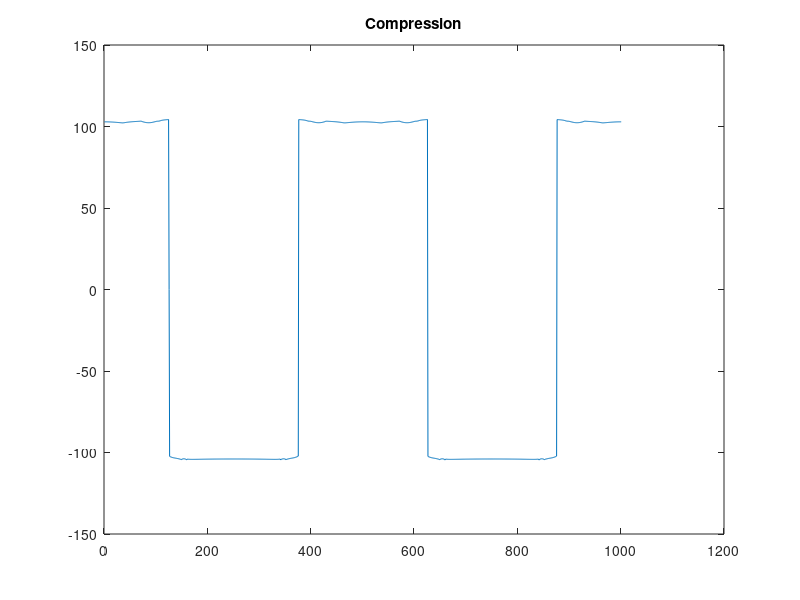
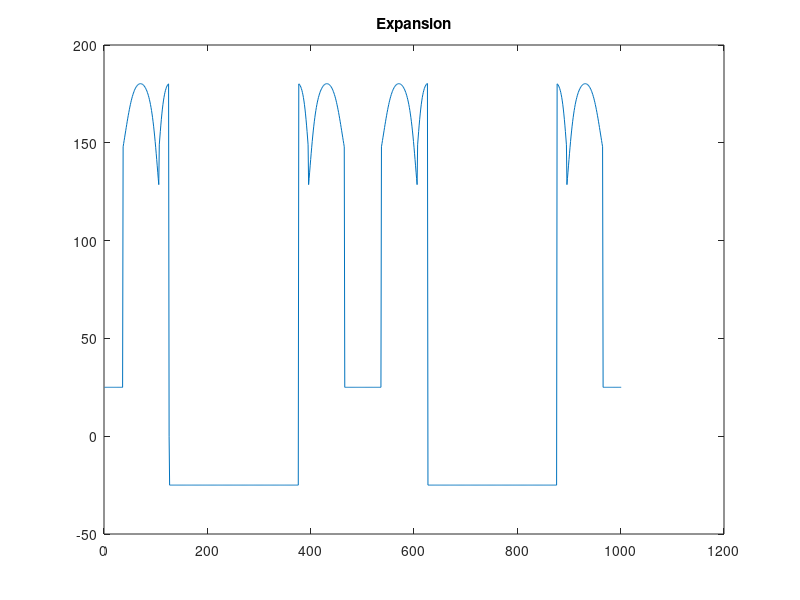

These charts were generated, in order, by the following MATLAB code:

clear all;
close all;
clc; 
t1=1.6*10^(-6);
T=20*10^(-6);
m=0.62;
Ap=12.5*(-(1-exp(-1333.333*(T-t1)))/(1-exp(-1333.33*t1-1333.33*(T-t1))));
Cp=12.5*(1+(exp(-1333.33*t1)*((exp(-1333.33*(T-t1))-1)/(1-exp(-1333.33*t1-1333.33*(T-t1))))));
An=12.5*((1-exp(-1333.33*(T-t1)))/(1-exp(-1333.33*t1-1333.33*(T-t1))));
Cn=12.5*((((1-exp(-1333.33*(T-t1)))*exp(-1333.33*t1))/(1-exp(-1333.33*t1-1333.33*(T-t1))))-1);
iav_p=-37.5*(Ap*exp(-1333.33*t1)-(Ap+Cp)+Cp*exp(-1333.33*(T-t1))-16666.625*t1);
iav_n=-37.5*(Ap*exp(-1333.33*t1)-(Ap+Cp)+Cp*exp(-1333.33*(T-t1))+16666.625*t1);
F_fk=1.2152;
% F_fk=1.8228;
% F_fk=2.4304;
% F_fk=3.038;
n=1;

for t=0:0.001:1
x(n)=9.25-9.25*cos(4*pi*t);
  if (x(n)>=0)&&(x(n)<0.9)
    R1(n)=sqrt((x(n)+5.2)^2+2.56);
    R2(n)=sqrt((x(n)-0.9)^2+2.56);
    R3(n)=sqrt((x(n)-7)^2+2.56);
    R4(n)=sqrt((x(n)-13.1)^2+2.56);
    alfa1(n)=acos(1.6/R1(n));
    alfa2(n)=acos(1.6/R2(n));
    alfa3(n)=acos(1.6/R3(n));
    alfa4(n)=acos(1.6/R4(n));
    g1(n)=inv(diag(diag((R1(n)')*(R1(n)))));
    g2(n)=inv(diag(diag((R2(n)')*(R2(n)))));
    g3(n)=inv(diag(diag((R3(n)')*(R3(n)))));
    g4(n)=inv(diag(diag((R4(n)')*(R4(n)))));
    B_total_1(n)=diag(2.4+((0.4*pi*iav_p)*g1(n)));
    B_total_2(n)=diag(2.4-((0.4*pi*iav_n)*g2(n)));
    B_total_3(n)=diag(2.4-((0.4*pi*iav_n)*g3(n)));
    B_total_4(n)=diag(2.4-((0.4*pi*iav_n)*g4(n)));
    k1(n)=diag(diag(B_total_1(n))/diag(B_total_2(n)));
    k3(n)=diag(diag(B_total_3(n))/diag(B_total_2(n)));
    k4(n)=diag(diag(B_total_4(n))/diag(B_total_2(n)));
    f1(n)=1*21.3376*iav_p*sin(alfa2(n))+k1(n)*21.3376*iav_p*sin(alfa1(n))+k3(n)*sin(alfa3(n))*21.3376*iav_p+k4(n)*sin(alfa4(n))*21.3376*iav_p-F_fk;
    delta_f1(n)=63.78-f1(n);
    ip1(n)=(delta_f1(n)+21.33*k1(n))/(21.33*k1(n));
    f1_new(n)=1*21.3376*iav_p*sin(alfa2(n))+k1(n)*21.3376*ip1(n)*sin(alfa1(n))+k3(n)*sin(alfa3(n))*21.3376*iav_p+k4(n)*sin(alfa4(n))*21.3376*iav_p-F_fk;
 
      elseif x(n)==0.9
    R1(n)=sqrt((x(n)+5.2)^2+2.56);
    R2(n)=sqrt((x(n)-0.9)^2+2.56);
    R3(n)=sqrt((x(n)-7)^2+2.56);
    R4(n)=sqrt((x(n)-13.1)^2+2.56);
    alfa1(n)=acos(1.6/R1(n));
    alfa2(n)=acos(1.6/R2(n));
    alfa3(n)=acos(1.6/R3(n));
    alfa4(n)=acos(1.6/R4(n));
    g1(n)=inv(diag(diag((R1(n)')*(R1(n)))));
    g2(n)=inv(diag(diag((R2(n)')*(R2(n)))));
    g3(n)=inv(diag(diag((R3(n)')*(R3(n)))));
    g4(n)=inv(diag(diag((R4(n)')*(R4(n)))));
    B_total_1(n)=diag(2.4+((0.4*pi*iav_p)*g1(n)));
    B_total_2(n)=2.4+eye(size((g2(n))));
    B_total_3(n)=diag(2.4-((0.4*pi*iav_n)*g3(n)));
    B_total_4(n)=diag(2.4-((0.4*pi*iav_n)*g4(n)));
    k1(n)=diag(diag(B_total_1(n))/diag(B_total_3(n)));
    k2(n)=diag(diag(B_total_2(n))/diag(B_total_3(n)));
    k4(n)=diag(diag(B_total_4(n))/diag(B_total_3(n)));
    f2(n)=1*21.3376*iav_p*sin(alfa3(n))+k1(n)*21.3376*iav_p*sin(alfa1(n))+k2(n)*sin(alfa2(n))*21.3376*iav_p+k4(n)*sin(alfa4(n))*21.3376*iav_p-F_fk;
  elseif (x(n)<=3.354)&&(x(n)>0.9)
    R1(n)=sqrt((x(n)+5.2)^2+2.56);
    R2(n)=sqrt((x(n)-0.9)^2+2.56);
    R3(n)=sqrt((x(n)-7)^2+2.56);
    R4(n)=sqrt((x(n)-13.1)^2+2.56);
    alfa1(n)=acos(1.6/R1(n));
    alfa2(n)=acos(1.6/R2(n));
    alfa3(n)=acos(1.6/R3(n));
    alfa4(n)=acos(1.6/R4(n));
    g1(n)=inv(diag(diag((R1(n)')*(R1(n)))));
    g2(n)=inv(diag(diag((R2(n)')*(R2(n)))));
    g3(n)=inv(diag(diag((R3(n)')*(R3(n)))));
    g4(n)=inv(diag(diag((R4(n)')*(R4(n)))));
    B_total_1(n)=diag(2.4+((0.4*pi*iav_p)*g1(n)));
    B_total_2(n)=diag(2.4+((0.4*pi*iav_p)*g2(n)));
    B_total_3(n)=diag(2.4-((0.4*pi*iav_n)*g3(n)));
    B_total_4(n)=diag(2.4-((0.4*pi*iav_n)*g4(n)));
    k2(n)=diag(diag(B_total_2(n))/diag(B_total_3(n)));
    k1(n)=diag(diag(B_total_1(n))/diag(B_total_3(n)));
    k4(n)=diag(diag(B_total_4(n))/diag(B_total_3(n)));
    f3(n)=1*21.3376*iav_p*sin(alfa3(n))+k1(n)*21.3376*iav_p*sin(alfa1(n))+k2(n)*sin(alfa2(n))*21.3376*iav_p+k4(n)*sin(alfa4(n))*21.3376*iav_p-F_fk;
    delta_f3(n)=77.62-f3(n);
    ip3_first(n)=(delta_f3(n)+21.33*k1(n))/(21.33*k1(n))-0.665;
    f3_new_first(n)=1*21.3376*iav_p*sin(alfa3(n))+k1(n)*21.3376*ip3_first(n)*sin(alfa1(n))+k2(n)*sin(alfa2(n))*21.3376*iav_p+k4(n)*sin(alfa4(n))*21.3376*iav_p-F_fk;
  elseif (x(n)<7)&&(x(n)>3.354)
    R1(n)=sqrt((x(n)+5.2)^2+2.56);
    R2(n)=sqrt((x(n)-0.9)^2+2.56);
    R3(n)=sqrt((x(n)-7)^2+2.56);
    R4(n)=sqrt((x(n)-13.1)^2+2.56);
    alfa1(n)=acos(1.6/R1(n));
    alfa2(n)=acos(1.6/R2(n));
    alfa3(n)=acos(1.6/R3(n));
    alfa4(n)=acos(1.6/R4(n));
    g1(n)=inv(diag(diag((R1(n)')*(R1(n)))));
    g2(n)=inv(diag(diag((R2(n)')*(R2(n)))));
    g3(n)=inv(diag(diag((R3(n)')*(R3(n)))));
    g4(n)=inv(diag(diag((R4(n)')*(R4(n)))));
    B_total_1(n)=diag(2.4+((0.4*pi*iav_p)*g1(n)));
    B_total_2(n)=diag(2.4+((0.4*pi*iav_p)*g2(n)));
    B_total_3(n)=diag(2.4-((0.4*pi*iav_n)*g3(n)));
    B_total_4(n)=diag(2.4-((0.4*pi*iav_n)*g4(n)));
    k2(n)=diag(diag(B_total_2(n))/diag(B_total_3(n)));
    k1(n)=diag(diag(B_total_1(n))/diag(B_total_3(n)));
    k4(n)=diag(diag(B_total_4(n))/diag(B_total_3(n)));
    f3(n)=1*21.3376*iav_p*sin(alfa3(n))+k1(n)*21.3376*iav_p*sin(alfa1(n))+k2(n)*sin(alfa2(n))*21.3376*iav_p+k4(n)*sin(alfa4(n))*21.3376*iav_p-F_fk;
    delta_f3(n)=77.62-f3(n);
    ip3_second(n)=(delta_f3(n)+21.33*k2(n))/(21.33*k2(n))-0.735;
    f3_new_second(n)=1*21.3376*iav_p*sin(alfa3(n))+k1(n)*21.3376*iav_p*sin(alfa1(n))+k2(n)*sin(alfa2(n))*21.3376*ip3_second(n)+k4(n)*sin(alfa4(n))*21.3376*iav_p-F_fk;
  elseif x(n)==7
    R1(n)=sqrt((x(n)+5.2)^2+2.56);
    R2(n)=sqrt((x(n)-0.9)^2+2.56);
    R3(n)=sqrt((x(n)-7)^2+2.56);
    R4(n)=sqrt((x(n)-13.1)^2+2.56);
    alfa1(n)=acos(1.6/R1(n));
    alfa2(n)=acos(1.6/R2(n));
    alfa3(n)=acos(1.6/R3(n));
    alfa4(n)=acos(1.6/R4(n));
    g1(n)=inv(diag(diag((R1(n)')*(R1(n)))));
    g2(n)=inv(diag(diag((R2(n)')*(R2(n)))));
    g3(n)=inv(diag(diag((R3(n)')*(R3(n)))));
    g4(n)=inv(diag(diag((R4(n)')*(R4(n)))));
    B_total_1(n)=diag(2.4+((0.4*pi*iav_p)*g1(n)));
    B_total_2(n)=diag(2.4+((0.4*pi*iav_p)*g2(n)));
    B_total_3(n)=2.4+eye(size((g3(n))));
    B_total_4(n)=diag(2.4-((0.4*pi*iav_n)*g4(n)));
    k2(n)=diag(diag(B_total_2(n))/diag(B_total_4(n)));
    k3(n)=diag(diag(B_total_3(n))/diag(B_total_4(n)));
    k1(n)=diag(diag(B_total_1(n))/diag(B_total_4(n)));
    f4(n)=1*21.3376*iav_p*sin(alfa4(n))+k1(n)*21.3376*iav_p*sin(alfa1(n))+k2(n)*sin(alfa2(n))*21.3376*iav_p+k3(n)*sin(alfa3(n))*21.3376*iav_p-F_fk;
  elseif (x(n)>7)&&(x(n)<9.25)
    R1(n)=sqrt((x(n)+5.2)^2+2.56);
    R2(n)=sqrt((x(n)-0.9)^2+2.56);
    R3(n)=sqrt((x(n)-7)^2+2.56);
    R4(n)=sqrt((x(n)-13.1)^2+2.56);
    alfa1(n)=acos(1.6/R1(n));
    alfa2(n)=acos(1.6/R2(n));
    alfa3(n)=acos(1.6/R3(n));
    alfa4(n)=acos(1.6/R4(n));
    g1(n)=inv(diag(diag((R1(n)')*(R1(n)))));
    g2(n)=inv(diag(diag((R2(n)')*(R2(n)))));
    g3(n)=inv(diag(diag((R3(n)')*(R3(n)))));
    g4(n)=inv(diag(diag((R4(n)')*(R4(n)))));
    B_total_1(n)=diag(2.4+((0.4*pi*iav_p)*g1(n)));
    B_total_2(n)=diag(2.4+((0.4*pi*iav_p)*g2(n)));
    B_total_3(n)=diag(2.4+((0.4*pi*iav_p)*g3(n)));
    B_total_4(n)=diag(2.4-((0.4*pi*iav_n)*g4(n)));
    k2(n)=diag(diag(B_total_2(n))/diag(B_total_4(n)));
    k3(n)=diag(diag(B_total_3(n))/diag(B_total_4(n)));
    k1(n)=diag(diag(B_total_1(n))/diag(B_total_4(n)));
    f5(n)=1*21.3376*iav_p*sin(alfa4(n))+k1(n)*21.3376*iav_p*sin(alfa1(n))+k2(n)*sin(alfa2(n))*21.3376*iav_p+k3(n)*sin(alfa3(n))*21.3376*iav_p-F_fk;
    delta_f5(n)=77.57-f5(n);
    ip5(n)=(delta_f5(n)+21.33*k2(n))/(21.33*k2(n))-0.630;
    f5_new(n)=1*21.3376*iav_p*sin(alfa4(n))+k1(n)*21.3376*iav_p*sin(alfa1(n))+k2(n)*sin(alfa2(n))*21.3376*ip5(n)+k3(n)*sin(alfa3(n))*21.3376*iav_p-F_fk;

   elseif x(n)==9.25
    f6(n)=0;
  elseif (x(n)<=12)&&(x(n)>9.25)
    R1(n)=sqrt((x(n)+5.2)^2+2.56);
    R2(n)=sqrt((x(n)-0.9)^2+2.56);
    R3(n)=sqrt((x(n)-7)^2+2.56);
    R4(n)=sqrt((x(n)-13.1)^2+2.56);
    alfa1(n)=acos(1.6/R1(n));
    alfa2(n)=acos(1.6/R2(n));
    alfa3(n)=acos(1.6/R3(n));
    alfa4(n)=acos(1.6/R4(n));
    g1(n)=inv(diag(diag((R1(n)')*(R1(n)))));
    g2(n)=inv(diag(diag((R2(n)')*(R2(n)))));
    g3(n)=inv(diag(diag((R3(n)')*(R3(n)))));
    g4(n)=inv(diag(diag((R4(n)')*(R4(n)))));
    B_total_1(n)=diag(2.4+((0.4*pi*iav_n)*g1(n)));
    B_total_2(n)=diag(2.4+((0.4*pi*iav_n)*g2(n)));
    B_total_3(n)=diag(2.4+((0.4*pi*iav_n)*g3(n)));
    B_total_4(n)=diag(2.4-((0.4*pi*iav_p)*g4(n)));
    k2(n)=diag(diag(B_total_2(n))/diag(B_total_4(n)));
    k3(n)=diag(diag(B_total_3(n))/diag(B_total_4(n)));
    k1(n)=diag(diag(B_total_1(n))/diag(B_total_4(n)));
    f7(n)=-(1*21.3376*iav_p*sin(alfa4(n))+k1(n)*21.3376*iav_p*sin(alfa1(n))+k2(n)*sin(alfa2(n))*21.3376*iav_p+k3(n)*sin(alfa3(n))*21.3376*iav_p-F_fk);
    delta_f7(n)=83.08+f7(n);
    ip7(n)=(delta_f7(n)+21.33*k3(n))/(21.33*k3(n));
    f7_new_first(n)=-(1*21.3376*(iav_p-0.3)*sin(alfa4(n))+k1(n)*21.3376*(iav_p-0.3)*sin(alfa1(n))+k2(n)*sin(alfa2(n))*21.3376*(iav_p-0.3)+k3(n)*sin(alfa3(n))*21.3376*ip7(n)-F_fk);
 elseif (x(n)<13.1)&&(x(n)>12)
    R1(n)=sqrt((x(n)+5.2)^2+2.56);
    R2(n)=sqrt((x(n)-0.9)^2+2.56);
    R3(n)=sqrt((x(n)-7)^2+2.56);
    R4(n)=sqrt((x(n)-13.1)^2+2.56);
    alfa1(n)=acos(1.6/R1(n));
    alfa2(n)=acos(1.6/R2(n));
    alfa3(n)=acos(1.6/R3(n));
    alfa4(n)=acos(1.6/R4(n));
    g1(n)=inv(diag(diag((R1(n)')*(R1(n)))));
    g2(n)=inv(diag(diag((R2(n)')*(R2(n)))));
    g3(n)=inv(diag(diag((R3(n)')*(R3(n)))));
    g4(n)=inv(diag(diag((R4(n)')*(R4(n)))));
    B_total_1(n)=diag(2.4+((0.4*pi*iav_n)*g1(n)));
    B_total_2(n)=diag(2.4+((0.4*pi*iav_n)*g2(n)));
    B_total_3(n)=diag(2.4+((0.4*pi*iav_n)*g3(n)));
    B_total_4(n)=diag(2.4-((0.4*pi*iav_p)*g4(n)));
    k2(n)=diag(diag(B_total_2(n))/diag(B_total_4(n)));
    k3(n)=diag(diag(B_total_3(n))/diag(B_total_4(n)));
    k1(n)=diag(diag(B_total_1(n))/diag(B_total_4(n)));
    f7(n)=-(1*21.3376*iav_p*sin(alfa4(n))+k1(n)*21.3376*iav_p*sin(alfa1(n))+k2(n)*sin(alfa2(n))*21.3376*iav_p+k3(n)*sin(alfa3(n))*21.3376*iav_p-F_fk);
    delta_f7(n)=83.08+f7(n);
    ip7(n)=(delta_f7(n)+21.33*k2(n))/(21.33*k2(n))-0.39;
    f7_new_second(n)=-(1*21.3376*(iav_p-0.15)*sin(alfa4(n))+k1(n)*21.3376*(iav_p-0.15)*sin(alfa1(n))+k2(n)*sin(alfa2(n))*21.3376*ip7(n)+k3(n)*sin(alfa3(n))*21.3376*(iav_p-0.15)-F_fk);

      elseif x(n)==13.1
    R1(n)=sqrt((x(n)+5.2)^2+2.56);
    R2(n)=sqrt((x(n)-0.9)^2+2.56);
    R3(n)=sqrt((x(n)-7)^2+2.56);
    R4(n)=sqrt((x(n)-13.1)^2+2.56);
    alfa1(n)=acos(1.6/R1(n));
    alfa2(n)=acos(1.6/R2(n));
    alfa3(n)=acos(1.6/R3(n));
    alfa4(n)=acos(1.6/R4(n));
    g1(n)=inv(diag(diag((R1(n)')*(R1(n)))));
    g2(n)=inv(diag(diag((R2(n)')*(R2(n)))));
    g3(n)=inv(diag(diag((R3(n)')*(R3(n)))));
    g4(n)=inv(diag(diag((R4(n)')*(R4(n)))));
    B_total_1(n)=diag(2.4+((0.4*pi*iav_n)*g1(n)));
    B_total_2(n)=diag(2.4+((0.4*pi*iav_n)*g2(n)));
    B_total_3(n)=diag(2.4+((0.4*pi*iav_n)*g3(n)));
    B_total_4(n)=2.4+eye(size((g4(n))));
    k2(n)=diag(diag(B_total_2(n))/diag(B_total_4(n)));
    k3(n)=diag(diag(B_total_3(n))/diag(B_total_4(n)));
    k1(n)=diag(diag(B_total_1(n))/diag(B_total_4(n)));
    f8(n)=-(1*21.3376*iav_p*sin(alfa4(n))+k1(n)*21.3376*iav_p*sin(alfa1(n))+k2(n)*sin(alfa2(n))*21.3376*iav_p+k3(n)*sin(alfa3(n))*21.3376*iav_p-F_fk);
  elseif (x(n)<=18.5)&&(x(n)>13.1)
    R1(n)=sqrt((x(n)+5.2)^2+2.56);
    R2(n)=sqrt((x(n)-0.9)^2+2.56);
    R3(n)=sqrt((x(n)-7)^2+2.56);
    R4(n)=sqrt((x(n)-13.1)^2+2.56);
    alfa1(n)=acos(1.6/R1(n));
    alfa2(n)=acos(1.6/R2(n));
    alfa3(n)=acos(1.6/R3(n));
    alfa4(n)=acos(1.6/R4(n));
    g1(n)=inv(diag(diag((R1(n)')*(R1(n)))));
    g2(n)=inv(diag(diag((R2(n)')*(R2(n)))));
    g3(n)=inv(diag(diag((R3(n)')*(R3(n)))));
    g4(n)=inv(diag(diag((R4(n)')*(R4(n)))));
    B_total_1(n)=diag(2.4+((0.4*pi*iav_n)*g1(n)));
    B_total_2(n)=diag(2.4+((0.4*pi*iav_n)*g2(n)));
    B_total_3(n)=diag(2.4+((0.4*pi*iav_n)*g3(n)));
    B_total_4(n)=diag(2.4+((0.4*pi*iav_n)*g4(n)));
    k2(n)=diag(diag(B_total_2(n))/diag(B_total_4(n)));
    k3(n)=diag(diag(B_total_3(n))/diag(B_total_4(n)));
    k1(n)=diag(diag(B_total_1(n))/diag(B_total_4(n)));
    f9(n)=-(1*21.3376*(iav_p)*sin(alfa4(n))+k1(n)*21.3376*(iav_p)*sin(alfa1(n))+k2(n)*sin(alfa2(n))*21.3376*(iav_p)+k3(n)*sin(alfa3(n))*21.3376*(iav_p)-F_fk);
    delta_f9(n)=65.37+f9(n);
    ip9(n)=(delta_f9(n)+21.33*k3(n))/(21.33*k3(n))-0.05;
    f9_new(n)=-(1*21.3376*(iav_p)*sin(alfa4(n))+k1(n)*21.3376*(iav_p)*sin(alfa1(n))+k2(n)*sin(alfa2(n))*21.3376*iav_p+k3(n)*sin(alfa3(n))*21.3376*(ip9(n))-F_fk);

  end
n=n+1;
end
f1_new(1,(length(f1_new))+1:(length(x)))=zeros(1,(length(x))-(length(f1_new)));
f3_new_first(1,(length(f3_new_first))+1:(length(x)))=zeros(1,(length(x))-(length(f3_new_first)));
f3_new_second(1,(length(f3_new_second))+1:(length(x)))=zeros(1,(length(x))-(length(f3_new_second)));
f5_new(1,(length(f5_new))+1:(length(x)))=zeros(1,(length(x))-(length(f5_new)));
f7_new_first(1,(length(f7_new_first))+1:(length(x)))=zeros(1,(length(x))-(length(f7_new_first)));
f7_new_second(1,(length(f7_new_second))+1:(length(x)))=zeros(1,(length(x))-(length(f7_new_second)));
f9_new(1,(length(f9_new))+1:(length(x)))=zeros(1,(length(x))-(length(f9_new)));


% f1(1,(length(f1))+1:(length(f9)))=zeros(1,(length(f9))-(length(f1)));
% f3(1,(length(f3))+1:(length(f9)))=zeros(1,(length(f9))-(length(f3)));
% f5(1,(length(f5))+1:(length(f9)))=zeros(1,(length(f9))-(length(f5)));
% f6(1,(length(f6))+1:(length(f9)))=zeros(1,(length(f9))-(length(f6)));
% f7(1,(length(f7))+1:(length(f9)))=zeros(1,(length(f9))-(length(f7)));
ft=f1_new+f3_new_first+f3_new_second+f5_new+f7_new_first+f7_new_second+f9_new;
a=ft/m;
figure()
plot(a)
title('Compression')
%  plot(f3_new_first)



t1=0.9373*10^(-6);
T=20*10^(-6);
m=0.62;
Ap=12.5*(-(1-exp(-1333.333*(T-t1)))/(1-exp(-1333.33*t1-1333.33*(T-t1))));
Cp=12.5*(1+(exp(-1333.33*t1)*((exp(-1333.33*(T-t1))-1)/(1-exp(-1333.33*t1-1333.33*(T-t1))))));
An=12.5*((1-exp(-1333.33*(T-t1)))/(1-exp(-1333.33*t1-1333.33*(T-t1))));
Cn=12.5*((((1-exp(-1333.33*(T-t1)))*exp(-1333.33*t1))/(1-exp(-1333.33*t1-1333.33*(T-t1))))-1);
iav_p=-37.5*(Ap*exp(-1333.33*t1)-(Ap+Cp)+Cp*exp(-1333.33*(T-t1))-16666.625*t1);
iav_n=-37.5*(Ap*exp(-1333.33*t1)-(Ap+Cp)+Cp*exp(-1333.33*(T-t1))+16666.625*t1);
F_fk=1.2152;
% F_fk=1.8228;
% F_fk=2.4304;
% F_fk=3.038;
n=1;
 for t=0:0.001:1
 x(n)=9.25-9.25*cos(4*pi*t);
   if (x(n)<=18.5)&&(x(n)>17.6)
    R3(n)=11.5-(x(n));
    R1(n)=23.7-(x(n));
    g1(n)=inv(diag(diag((R1(n)')*(R1(n)))));
    g3(n)=inv(diag(diag((R3(n)')*(R3(n)))));
    B_total_3(n)=diag(2.4+((0.4*pi*iav_p)*g3(n)));
    B_total_1(n)=diag(2.4-((0.4*pi*iav_n)*g1(n)));
    k3(n)=diag(B_total_3(n))/(diag(B_total_3(n))+diag(B_total_1(n)));
    k1(n)=diag(B_total_1(n))/(diag(B_total_3(n))+diag(B_total_1(n)));
    f5(n)=(k3(n)+k1(n))*(21.3376*iav_n);

   elseif (x(n)<17.6)&&(x(n)>11.5)
    R4(n)=5.4-(x(n));
    R1(n)=23.7-(x(n));
    g1(n)=inv(diag(diag((R1(n)')*(R1(n)))));
    g4(n)=inv(diag(diag((R4(n)')*(R4(n)))));
    B_total_4(n)=diag(2.4+((0.4*pi*iav_p)*g4(n)));
    B_total_1(n)=diag(2.4-((0.4*pi*iav_n)*g1(n)));
    k4(n)=diag(B_total_4(n))/(diag(B_total_4(n))+diag(B_total_1(n)));
    k1(n)=diag(B_total_1(n))/(diag(B_total_4(n))+diag(B_total_1(n)));
    f4(n)=(k4(n)+k1(n))*(21.3376*iav_n);

   elseif (x(n)<11.5)&&(x(n)>9.25)
    R2(n)=17.6-(x(n));
    R1(n)=23.7-(x(n));
    g1(n)=inv(diag(diag((R1(n)')*(R1(n)))));
    g2(n)=inv(diag(diag((R2(n)')*(R2(n)))));
    B_total_2(n)=diag(2.4-((0.4*pi*iav_n)*g2(n)));
    B_total_1(n)=diag(2.4-((0.4*pi*iav_n)*g1(n)));
    k2(n)=diag(B_total_2(n))/(diag(B_total_2(n))+diag(B_total_1(n)));
    k1(n)=diag(B_total_1(n))/(diag(B_total_2(n))+diag(B_total_1(n)));
    f3(n)=(k2(n)+k1(n))*(21.3376*iav_n);

  elseif (x(n)<9.25)&&(x(n)>5.4)
    R2(n)=17.6-(x(n));
    R1(n)=23.7-(x(n));
    g1(n)=inv(diag(diag((R1(n)')*(R1(n)))));
    g2(n)=inv(diag(diag((R2(n)')*(R2(n)))));
    B_total_2(n)=diag(2.4+((0.4*pi*iav_p)*g2(n)));
    B_total_1(n)=diag(2.4+((0.4*pi*iav_p)*g1(n)));
    k2(n)=diag(B_total_2(n))/(diag(B_total_2(n))+diag(B_total_1(n)));
    k1(n)=diag(B_total_1(n))/(diag(B_total_2(n))+diag(B_total_1(n)));
    f2(n)=(k2(n)+k1(n))*(21.3376*iav_p);
    
  elseif (x(n)>=0)&&(x(n)<5.4)
% R1(n)=23.7-(x(n));
    R2(n)=17.6-(x(n));
    R3(n)=11.5-(x(n));
% R4(n)=5.4-(x(n));
    g2(n)=inv(diag(diag((R2(n)')*(R2(n)))));
    g3(n)=inv(diag(diag((R3(n)')*(R3(n)))));
    B_total_2(n)=diag(2.4+((0.4*pi*iav_p)*g2(n)));
    B_total_3(n)=diag(2.4+((0.4*pi*iav_p)*g3(n)));
    k2(n)=diag(B_total_2(n))/(diag(B_total_2(n))+diag(B_total_3(n)));
    k3(n)=diag(B_total_3(n))/(diag(B_total_2(n))+diag(B_total_3(n)));
    f1(n)=(k2(n)+k3(n))*(21.3376*iav_p);
   end
 n=n+1;
end

f1(1,(length(f1))+1:(length(x)))=zeros(1,(length(x))-(length(f1)));
f2(1,(length(f2))+1:(length(x)))=zeros(1,(length(x))-(length(f2)));
f3(1,(length(f3))+1:(length(x)))=zeros(1,(length(x))-(length(f3)));
f4(1,(length(f4))+1:(length(x)))=zeros(1,(length(x))-(length(f4)));
f5(1,(length(f5))+1:(length(x)))=zeros(1,(length(x))-(length(f5)));
ft=2*(f1+f3+f4+f2+f5);
figure()
a=ft;
plot(a)
title('Expansion')